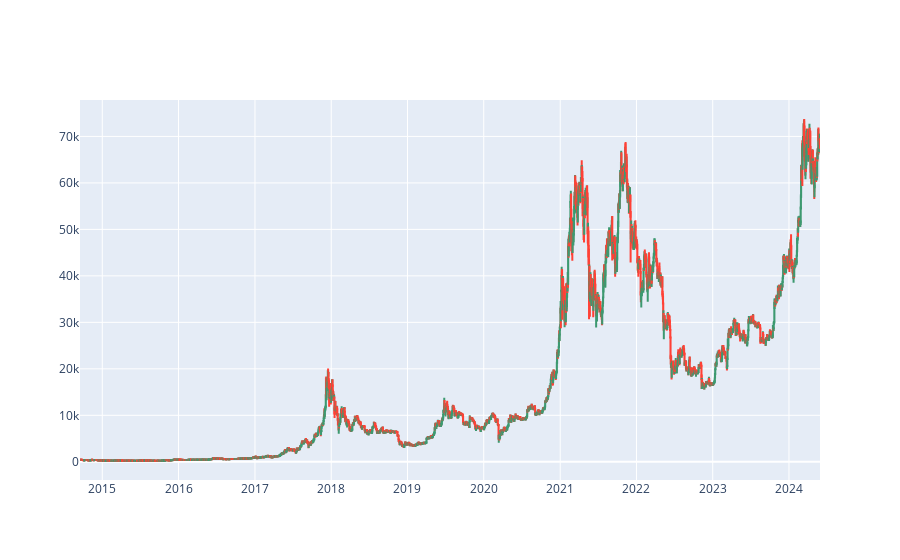

The notebook cell this image was saved under:
### Code cell
import plotly.graph_objects as go

fig = go.Figure(data=[go.Candlestick(x = bit.Date,
                                     open = bit.Open, 
                                     high = bit.High,
                                     low = bit.Low, 
                                     close = bit.Close)
                     ])
fig.update_layout(xaxis_rangeslider_visible=False)
fig

### Figure 1 — Plotly figure (JSON) as saved in the notebook; plotly's stock layout.template omitted (floating-point values rounded to 4 significant figures; data arrays with more than 128 entries replaced by an {"elided": "..."} marker saying what was removed)
{"data": [{"close": {"elided": "3542 float values"}, "high": {"elided": "3542 float values"}, "low": {"elided": "3542 float values"}, "open": {"elided": "3542 float values"}, "type": "candlestick", "x": {"elided": "3542 str values"}}], "layout": {"autosize": true, "xaxis": {"autorange": true, "range": ["2014-09-16 12:00", "2024-05-28 12:00"], "rangeslider": {"visible": false, "yaxis": {}}, "type": "date"}, "yaxis": {"autorange": true, "range": [-3916.0, 77840.0]}}}
